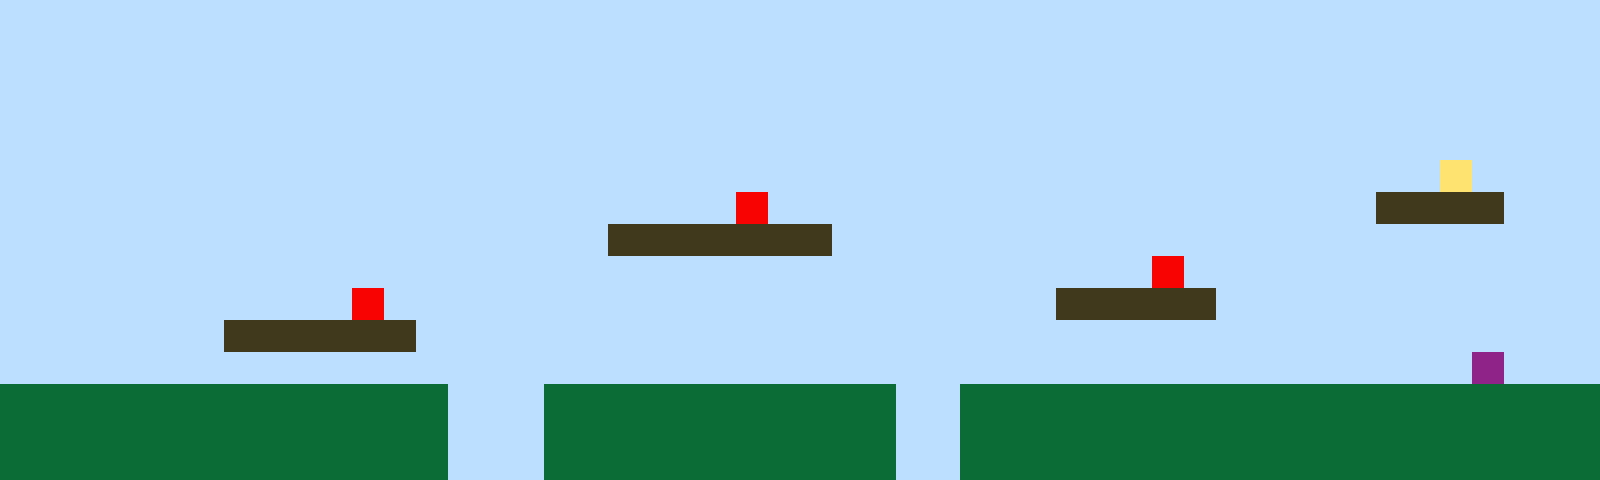

A 2D game scene composited from a Tiled map and its tileset images. What follows is a short description and the map's XML, with every tile layer's data as written:
An orthogonal 50x15 tile map with 32x32 px tiles, 1 tile layer (Tile Layer 1).

<map version="1.10" tiledversion="1.11.2" orientation="orthogonal" renderorder="right-up" width="50" height="15" tilewidth="32" tileheight="32" infinite="0" nextlayerid="2" nextobjectid="1"><editorsettings><export target="map1.csv" format="csv" /></editorsettings><tileset firstgid="1" name="sprites" tilewidth="32" tileheight="32" tilecount="6" columns="3"><image source="sprites.png" width="96" height="64" /></tileset><layer id="1" name="Tile Layer 1" width="50" height="15"><data encoding="csv">1,1,1,1,1,1,1,1,1,1,1,1,1,1,1,1,1,1,1,1,1,1,1,1,1,1,1,1,1,1,1,1,1,1,1,1,1,1,1,1,1,1,1,1,1,1,1,1,1,1,1,1,1,1,1,1,1,1,1,1,1,1,1,1,1,1,1,1,1,1,1,1,1,1,1,1,1,1,1,1,1,1,1,1,1,1,1,1,1,1,1,1,1,1,1,1,1,1,1,1,1,1,1,1,1,1,1,1,1,1,1,1,1,1,1,1,1,1,1,1,1,1,1,1,1,1,1,1,1,1,1,1,1,1,1,1,1,1,1,1,1,1,1,1,1,1,1,1,1,1,1,1,1,1,1,1,1,1,1,1,1,1,1,1,1,1,1,1,1,1,1,1,1,1,1,1,1,1,1,1,1,1,1,1,1,1,1,1,1,1,1,1,1,1,1,1,1,1,1,1,1,1,1,1,1,1,1,1,1,1,1,1,1,1,1,1,1,1,1,1,1,1,1,1,1,1,1,1,1,1,1,1,1,1,1,1,1,1,1,1,1,1,1,1,1,1,1,1,1,1,1,1,1,1,1,1,1,1,1,1,1,1,1,1,1,1,1,1,1,1,1,1,1,1,1,1,1,1,1,1,1,1,1,1,1,1,1,1,1,1,1,1,1,1,1,4,1,1,1,1,1,1,1,1,1,1,1,1,1,1,1,1,1,1,1,1,1,1,1,1,1,1,1,5,1,1,1,1,1,1,1,1,1,1,1,1,1,1,1,1,1,1,1,3,3,3,3,1,1,1,1,1,1,1,1,1,1,1,1,1,1,1,1,1,1,1,1,1,1,3,3,3,3,3,3,3,1,1,1,1,1,1,1,1,1,1,1,1,1,1,1,1,1,1,1,1,1,1,1,1,1,1,1,1,1,1,1,1,1,1,1,1,1,1,1,1,1,1,1,1,1,1,1,1,1,1,1,1,1,1,1,1,1,1,1,1,5,1,1,1,1,1,1,1,1,1,1,1,1,1,1,1,1,1,1,1,1,1,1,1,1,5,1,1,1,1,1,1,1,1,1,1,1,1,1,1,1,1,1,1,1,1,1,3,3,3,3,3,1,1,1,1,1,1,1,1,1,1,1,1,1,1,1,1,1,1,1,3,3,3,3,3,3,1,1,1,1,1,1,1,1,1,1,1,1,1,1,1,1,1,1,1,1,1,1,1,1,1,1,1,1,1,1,1,1,1,1,1,1,1,1,1,1,1,1,1,1,1,1,1,1,1,1,1,1,1,1,1,1,1,1,1,1,1,1,1,1,1,1,1,1,1,1,1,1,1,1,1,1,1,1,1,1,1,1,1,6,1,1,1,2,2,2,2,2,2,2,2,2,2,2,2,2,2,1,1,1,2,2,2,2,2,2,2,2,2,2,2,1,1,2,2,2,2,2,2,2,2,2,2,2,2,2,2,2,2,2,2,2,2,2,2,2,2,2,2,2,2,2,2,2,2,2,2,1,1,1,2,2,2,2,2,2,2,2,2,2,2,1,1,2,2,2,2,2,2,2,2,2,2,2,2,2,2,2,2,2,2,2,2,2,2,2,2,2,2,2,2,2,2,2,2,2,2,1,1,1,2,2,2,2,2,2,2,2,2,2,2,1,1,2,2,2,2,2,2,2,2,2,2,2,2,2,2,2,2,2,2,2,2</data></layer></map>
